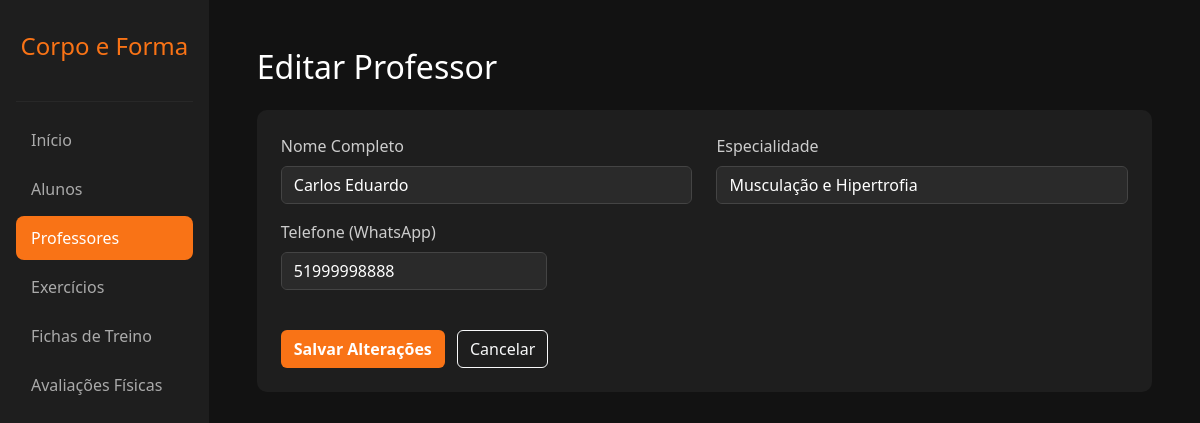
Screenshot of /editar_professor.php?id=1 (signed in) with the database file from the repository.
### tables this page shows
CREATE TABLE `professores` (
  `id` int(11) NOT NULL,
  `nome` varchar(100) NOT NULL,
  `email` varchar(255) DEFAULT NULL,
  `especialidade` varchar(100) DEFAULT NULL,
  `telefone` varchar(20) DEFAULT NULL,
  `foto` varchar(255) DEFAULT 'padrao.png',
  `senha` varchar(255) DEFAULT '123456'
);

### editar_professor.php (the view, shortened to what this page needs)
<?php
require 'conexao.php';
$stmt = $pdo->prepare("SELECT * FROM professores WHERE id = :id");
$stmt->execute(['id' => $_GET['id']]);
$prof = $stmt->fetch(PDO::FETCH_ASSOC);
?>
<!DOCTYPE html>
<html lang="pt-BR">
<head>
    <link href="https://cdn.jsdelivr.net/npm/bootstrap@5.3.2/dist/css/bootstrap.min.css" rel="stylesheet">
</head>
<body>
    <div class="d-flex">
        <div class="sidebar p-3 d-flex flex-column">
            <h4 class="text-center mt-3 mb-4" style="color: #f97316;">Corpo e Forma</h4>
            <hr style="border-color: #444;">
            <ul class="nav flex-column mb-auto">
                <li class="nav-item"><a href="painel.php" class="nav-link">Início</a></li>
                <li class="nav-item"><a href="alunos.php" class="nav-link">Alunos</a></li>
                <li class="nav-item"><a href="professores.php" class="nav-link active">Professores</a></li>
                <li class="nav-item"><a href="exercicios.php" class="nav-link">Exercícios</a></li>
                <li class="nav-item"><a href="fichas.php" class="nav-link">Fichas de Treino</a></li>
                <li class="nav-item"><a href="avaliacoes.php" class="nav-link">Avaliações Físicas</a></li>
            </ul>
        </div>
        <div class="content p-5 w-100">
            <h2 class="mb-4">Editar Professor</h2>
            <div class="card p-4" style="background-color: #1e1e1e; border: none; border-radius: 10px;">
                <form action="editar_professor.php" method="POST">
                    <div class="row">
                        <div class="col-md-6 mb-3">
                            <label class="form-label" style="color: #ccc;">Nome Completo</label>
                            <input type="text" name="nome" class="form-control" value="<?php echo $prof['nome']; ?>" required>
                        </div>
                        <div class="col-md-6 mb-3">
                            <label class="form-label" style="color: #ccc;">Especialidade</label>
                            <input type="text" name="especialidade" class="form-control" value="<?php echo $prof['especialidade']; ?>" required>
                        </div>
                        <div class="col-md-4 mb-3">
                            <label class="form-label" style="color: #ccc;">Telefone (WhatsApp)</label>
                            <input type="text" name="telefone" class="form-control" value="<?php echo $prof['telefone']; ?>" required>
                        </div>
                    </div>
                    <div class="mt-4">
                        <button type="submit" class="btn" style="background-color: #f97316; color: white; font-weight: bold;">Salvar Alterações</button>
                        <a href="professores.php" class="btn btn-outline-light ms-2">Cancelar</a>
                    </div>
                </form>
            </div>
        </div>
    </div>
</body>
</html>

### editar_professor.php (style rules this page uses)
body { background-color: #121212; color: #ffffff; }
.sidebar { background-color: #1e1e1e; min-height: 100vh; width: 250px; }
.nav-link { color: #aaaaaa; padding: 10px 15px; margin-bottom: 5px; border-radius: 8px; }
.nav-link:hover, .nav-link.active { background-color: #f97316; color: #ffffff; }
.form-control { background-color: #2a2a2a; border: 1px solid #444; color: white; }

### rows the page displays
professores: nome "Carlos Eduardo", especialidade "Musculação e Hipertrofia", telefone "51999998888"
